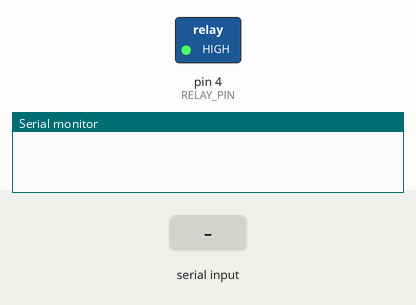
Recording of a sketch running on a simulated Arduino Uno, built with avr-gcc and run on an emulated ATmega328P. On the bench: switched loads named in the sketch (green lamp = pin HIGH), the last lines printed to the serial monitor. The test bench sets the inputs (shaded band).

Above: at 1.2 s.
1.3 s: "motor|1\n" received over the second serial link
At 2.5 s:
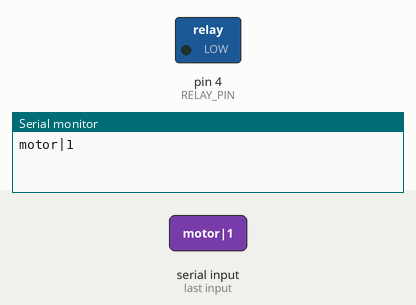
2.8 s: "motor|0\n" received over the second serial link
At 3.7 s:
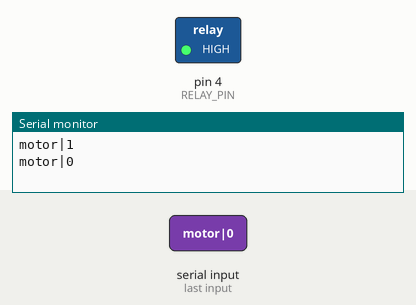
Timing chart, 0 to 5.8 s (numbered marks = the images above; inputs shaded):
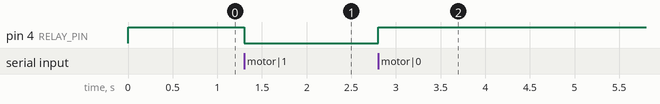

The sketch:

motor_comtrol.ino
```cpp
#include <SoftwareSerial.h>

#define RELAY_PIN 4

SoftwareSerial LoRa(12, 13);

void setup() {
  // put your setup code here, to run once:
  Serial.begin(9600);
  LoRa.begin(9600);

  pinMode(RELAY_PIN, OUTPUT);
  digitalWrite(RELAY_PIN, HIGH);
}

void loop() {
  // put your main code here, to run repeatedly:
  if (LoRa.available()){
    String frame = LoRa.readStringUntil('\n');
    if (frame == "motor|1") digitalWrite(RELAY_PIN, LOW);
    if (frame == "motor|0") digitalWrite(RELAY_PIN, HIGH);
    if (frame != "") Serial.println(frame);
  }
}
```

Measured:
- after the input at 1.3 s, pin 4 (RELAY_PIN): HIGH → LOW at once
- after the input at 2.8 s, pin 4 (RELAY_PIN): LOW → HIGH at once
